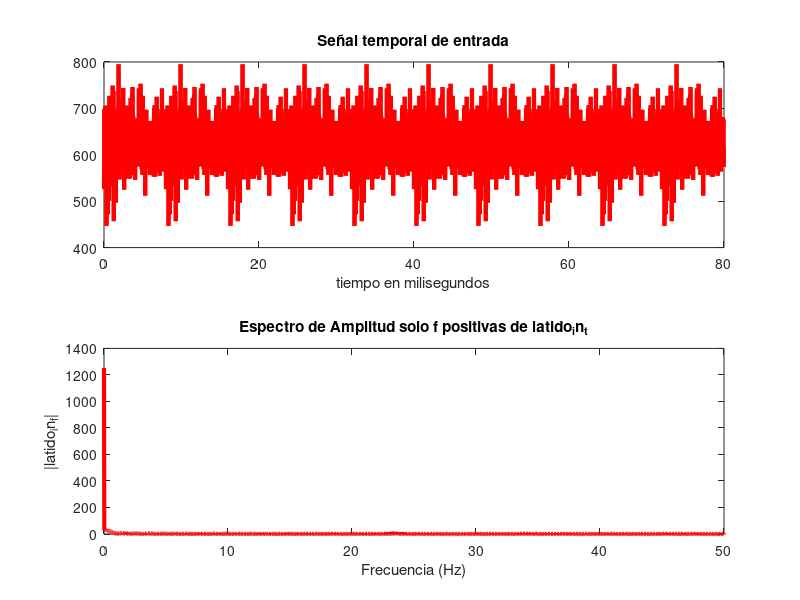
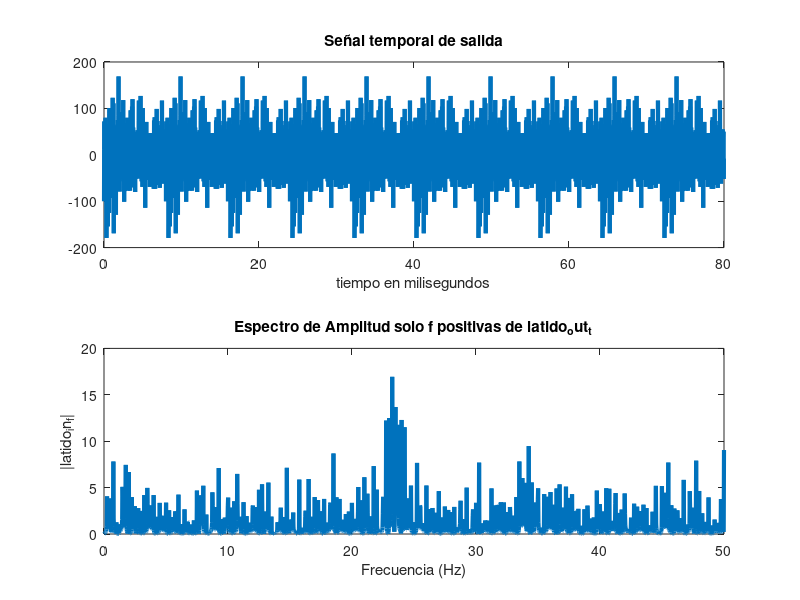
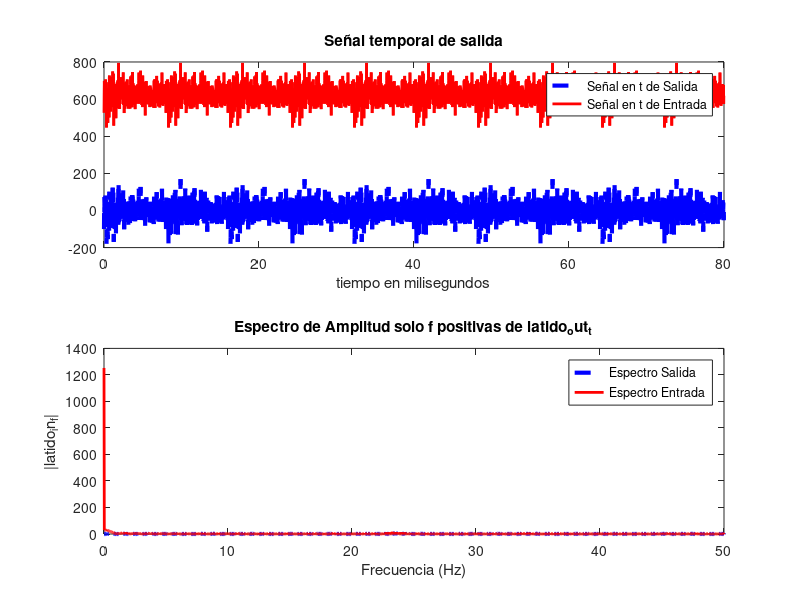

MATLAB code to generate these figures, in order:
% Autor: Pablo Halamaj
% Fecha: 2017-10-08
% Funcion: Tomar una matrix de valores de entrada procesarla con un codigo a eleccion y graficar la salida
% Version: 0.1-alpha
% Input: Archivo de texto input.txt con valores de señal de entrada en el tiempo en formato <a definir>
% Output: Archivo de texto output.txt con valores de señal de salida en el tiempo en formato <a definir>

% Limpio el workspace
clear;

% - Incio Variables

% IN y out de mi señal
latido_in_t = dlmread('input.txt'); 	% aqui guardo los valores de mi señal de entrada
latido_in_f = ''; 			% aqui guardo el analisis en F de la señal
latido_out_t = ''; 			% aqui guardo los valores de mi señal de salida
latido_out_f = ''; 			% aqui guardo el analisis en F de la señal

% variables de FFT
Fs = 100;				% Sampling frequency -> 1000 Muestras por Segundo
T = 2/Fs;				% Sample time -> 2 segundos
L = 0;					% Largo de la Señal -> se define mas abajo
t = 0;					% Vector de tiempo -> se define mas abajo


% - Fin Variables


% - Inicio Importar entrada
% - INPUT: Recibe los valores de una señal temporal en texto, muestra su espectro
% - OUTPUT: ploteo en t y f de la entrada

latido_in_t = dlmread('input.txt');
L = length(latido_in_t);
t = (0:L-1)*T;

% Ploteo la señal en el Tiempo
figure(1);
subplot(2,1,1);
LIN_t =plot(t,latido_in_t,'-r');
set(LIN_t,'LineWidth',3); 
title('Señal temporal de entrada');
xlabel('tiempo en milisegundos');
hold on;

% le hago la FFT y muestro sus componentes en F
NFFT = 2^nextpow2(L); % Next power of 2 from length of y
latido_in_f = fft(latido_in_t,NFFT)/L;
f = Fs/2*linspace(0,1,NFFT/2+1);

% Plot single-sided amplitude spectrum.
subplot(2,1,2);
LIN_F = plot(f,2*abs(latido_in_f(1:NFFT/2+1)),'-r');
set(LIN_F,'LineWidth',3); 
title('Espectro de Amplitud solo f positivas de latido_in_t');
xlabel('Frecuencia (Hz)');
ylabel('|latido_in_f|');
hold off;





% Aqui va el codigo de Filtrado!!!
% el valor de entrada es latido_in_t
% no usarlo directamente copiarlo a alguna variable temporal
% por ejemplo: mi_var = latido_in_t;
% porque al final vamos a plotear latido_in y latido_out para compararlos

mi_var = latido_in_t;

% no hago nada!
mi_var_filtrada = mi_var -  626.1850 ;


latido_out_t = mi_var_filtrada;
% Aqui termina el codigo sacar tu señal filtrada en latido_out_t
% haciendo por ejemplo: latido_out_t = mi_var_filtrada;

% - Inicio el ploteo de la salida y la comparación con la entrada
% - INPUT: señal en tiempo filtrada dentro de la variable latido_out_t
% - OUTPUT: ploteo en t y f de la entrada y la salida para compararlas.
% Ploteo la señal en el Tiempo

% Guardo la señal filtrada en el archivo de salida
dlmwrite('output.txt',latido_out_t,'delimiter','\t','precision',3);




figure(2);
subplot(2,1,1);
LON_t =plot(t,latido_out_t);
set(LON_t,'LineWidth',3);
title('Señal temporal de salida');
xlabel('tiempo en milisegundos');
hold on;

% le hago la FFT y muestro sus componentes en F
NFFT = 2^nextpow2(L); % Next power of 2 from length of y
latido_out_f = fft(latido_out_t,NFFT)/L;
f = Fs/2*linspace(0,1,NFFT/2+1);

% Plot single-sided amplitude spectrum.
subplot(2,1,2);
LON_F = plot(f,2*abs(latido_out_f(1:NFFT/2+1)));
set(LON_F,'LineWidth',3);
title('Espectro de Amplitud solo f positivas de latido_out_t');
xlabel('Frecuencia (Hz)');
ylabel('|latido_in_f|');
hold off;

%
% ahora grafico entrada y salida juntos!
%
figure(3);
subplot(2,1,1);
LON_t =plot(t,latido_out_t,'--b');
set(LON_t,'LineWidth',3);
title('Señal temporal de salida');
xlabel('tiempo en milisegundos');
hold on;
LIN_t =plot(t,latido_in_t,'-r');
set(LIN_t,'LineWidth',2);
legend('Señal en t de Salida','Señal en t de Entrada');
hold on;


% le hago la FFT y muestro sus componentes en F
NFFT = 2^nextpow2(L); % Next power of 2 from length of y
latido_out_f = fft(latido_out_t,NFFT)/L;
f = Fs/2*linspace(0,1,NFFT/2+1);

% Plot single-sided amplitude spectrum.
subplot(2,1,2);
LON_F = plot(f,2*abs(latido_out_f(1:NFFT/2+1)),'--b');
set(LON_F,'LineWidth',3);
title('Espectro de Amplitud solo f positivas de latido_out_t');
xlabel('Frecuencia (Hz)');
ylabel('|latido_in_f|');
hold on;
LIN_F = plot(f,2*abs(latido_in_f(1:NFFT/2+1)),'-r');
set(LIN_F,'LineWidth',2);
legend('Espectro Salida','Espectro Entrada');
hold off;

